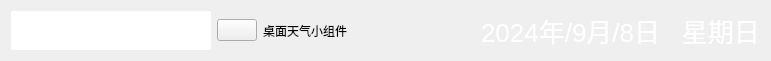
    <widget class="QWidget" name="widget_6" native="true">
     <property name="geometry">
      <rect>
       <x>10</x>
       <y>50</y>
       <width>771</width>
       <height>51</height>
      </rect>
     </property>
     <layout class="QGridLayout" name="gridLayout_5">
      <item row="0" column="3">
       <spacer name="horizontalSpacer">
        <property name="orientation">
         <enum>Qt::Orientation::Horizontal</enum>
        </property>
        <property name="sizeHint" stdset="0">
         <size>
          <width>100</width>
          <height>20</height>
         </size>
        </property>
       </spacer>
      </item>
      <item row="0" column="0">
       <widget class="QLineEdit" name="le_city">
        <property name="maximumSize">
         <size>
          <width>200</width>
          <height>50</height>
         </size>
        </property>
        <property name="styleSheet">
         <string notr="true">QLineEdit#le_city
{
font:30px;
color:#999999;
border-radius:2px;
}</string>
        </property>
        <property name="text">
         <string/>
        </property>
       </widget>
      </item>
      <item row="0" column="4">
       <widget class="QLabel" name="lb_date">
        <property name="styleSheet">
         <string notr="true">QLabel#lb_date
{
    font-family: &quot;黑体&quot;;
    font: 26px;
    color: white;
}</string>
        </property>
        <property name="text">
         <string>2024年/9月/8日   星期日</string>
        </property>
       </widget>
      </item>
      <item row="0" column="1">
       <widget class="QPushButton" name="btn_search">
        <property name="text">
         <string/>
        </property>
        <property name="icon">
         <iconset resource="res.qrc">
          <normaloff>:/weatherImages/search.png</normaloff>:/weatherImages/search.png</iconset>
        </property>
       </widget>
      </item>
      <item row="0" column="2">
       <widget class="QLabel" name="label">
        <property name="text">
         <string>桌面天气小组件</string>
        </property>
       </widget>
      </item>
     </layout>
    </widget>
